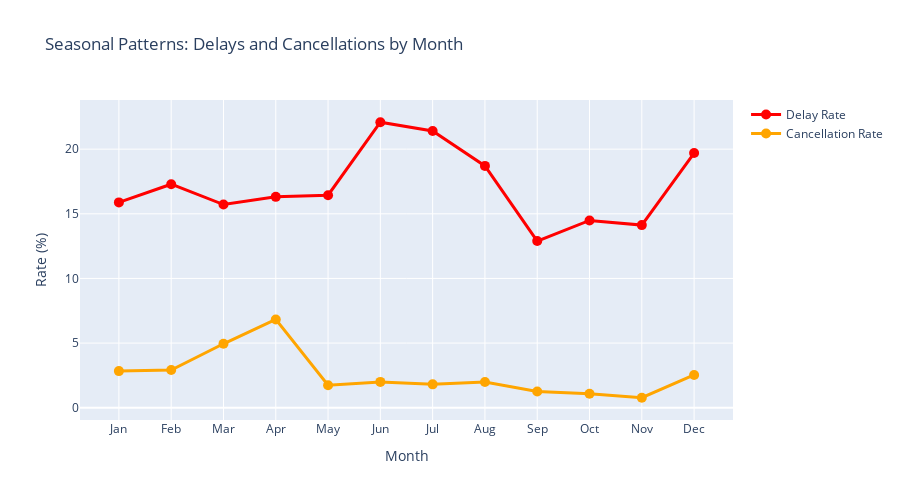

The notebook cell this image was saved under:
### Code cell
print("\n Creating Visualization 9: Seasonal Delay Patterns...")

if 'MONTH' in df.columns and 'IS_DELAYED' in df.columns:
    # Calculate monthly delay rate
    monthly_delays = df.groupby('MONTH').agg({
        'IS_DELAYED': 'mean',
        'CANCELLED': 'mean' if 'CANCELLED' in df.columns else 'count'
    }).reset_index()
    
    month_names = ['Jan', 'Feb', 'Mar', 'Apr', 'May', 'Jun',
                   'Jul', 'Aug', 'Sep', 'Oct', 'Nov', 'Dec']
    
    fig = go.Figure()
    
    # Add delay rate line
    fig.add_trace(go.Scatter(
        x=month_names,
        y=monthly_delays['IS_DELAYED'] * 100,
        mode='lines+markers',
        name='Delay Rate',
        line=dict(color='red', width=3),
        marker=dict(size=10)
    ))
    
    if 'CANCELLED' in df.columns:
        # Add cancellation rate line
        fig.add_trace(go.Scatter(
            x=month_names,
            y=monthly_delays['CANCELLED'] * 100,
            mode='lines+markers',
            name='Cancellation Rate',
            line=dict(color='orange', width=3),
            marker=dict(size=10)
        ))
    
    fig.update_layout(
        title='Seasonal Patterns: Delays and Cancellations by Month',
        xaxis_title='Month',
        yaxis_title='Rate (%)',
        height=500,
        hovermode='x unified'
    )
    
    fig.write_html('viz_09_seasonal_patterns.html')
    fig.show()
    print(" Saved: viz_09_seasonal_patterns.html")

### Figure 1 — Plotly figure (JSON) as saved in the notebook; plotly's stock layout.template omitted (floating-point values rounded to 4 significant figures)
{"data": [{"line": {"color": "red", "width": 3}, "marker": {"size": 10}, "mode": "lines+markers", "name": "Delay Rate", "type": "scatter", "x": ["Jan", "Feb", "Mar", "Apr", "May", "Jun", "Jul", "Aug", "Sep", "Oct", "Nov", "Dec"], "y": [15.88, 17.29, 15.71, 16.31, 16.44, 22.08, 21.41, 18.7, 12.89, 14.49, 14.13, 19.7]}, {"line": {"color": "orange", "width": 3}, "marker": {"size": 10}, "mode": "lines+markers", "name": "Cancellation Rate", "type": "scatter", "x": ["Jan", "Feb", "Mar", "Apr", "May", "Jun", "Jul", "Aug", "Sep", "Oct", "Nov", "Dec"], "y": [2.831, 2.918, 4.946, 6.829, 1.741, 1.998, 1.807, 1.992, 1.26, 1.08, 0.771, 2.531]}], "layout": {"height": 500, "hovermode": "x unified", "title": {"text": "Seasonal Patterns: Delays and Cancellations by Month"}, "xaxis": {"title": {"text": "Month"}}, "yaxis": {"title": {"text": "Rate (%)"}}}}
